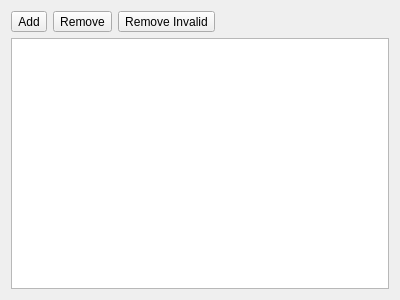
<?xml version="1.0" encoding="UTF-8"?>
<ui version="4.0">
 <class>DirectoryListWidget</class>
 <widget class="QWidget" name="DirectoryListWidget">
  <property name="geometry">
   <rect>
    <x>0</x>
    <y>0</y>
    <width>400</width>
    <height>300</height>
   </rect>
  </property>
  <property name="windowTitle">
   <string>Form</string>
  </property>
  <layout class="QVBoxLayout" name="verticalLayout">
   <item>
    <widget class="QFrame" name="frame">
     <property name="frameShape">
      <enum>QFrame::NoFrame</enum>
     </property>
     <property name="frameShadow">
      <enum>QFrame::Plain</enum>
     </property>
     <layout class="QHBoxLayout" name="horizontalLayout">
      <property name="leftMargin">
       <number>0</number>
      </property>
      <property name="topMargin">
       <number>0</number>
      </property>
      <property name="rightMargin">
       <number>0</number>
      </property>
      <property name="bottomMargin">
       <number>0</number>
      </property>
      <item>
       <widget class="QToolButton" name="btnAdd">
        <property name="toolTip">
         <string>Add</string>
        </property>
        <property name="text">
         <string>Add</string>
        </property>
        <property name="autoRaise">
         <bool>false</bool>
        </property>
       </widget>
      </item>
      <item>
       <widget class="QToolButton" name="btnDelete">
        <property name="toolTip">
         <string>Remove</string>
        </property>
        <property name="text">
         <string>Remove</string>
        </property>
        <property name="autoRaise">
         <bool>false</bool>
        </property>
       </widget>
      </item>
      <item>
       <widget class="QToolButton" name="btnRemoveInvalid">
        <property name="toolTip">
         <string>Remove Invalid</string>
        </property>
        <property name="text">
         <string>Remove Invalid</string>
        </property>
        <property name="toolButtonStyle">
         <enum>Qt::ToolButtonIconOnly</enum>
        </property>
        <property name="autoRaise">
         <bool>false</bool>
        </property>
       </widget>
      </item>
      <item>
       <spacer name="horizontalSpacer">
        <property name="orientation">
         <enum>Qt::Horizontal</enum>
        </property>
        <property name="sizeHint" stdset="0">
         <size>
          <width>40</width>
          <height>20</height>
         </size>
        </property>
       </spacer>
      </item>
     </layout>
    </widget>
   </item>
   <item>
    <widget class="QListView" name="listView">
     <property name="acceptDrops">
      <bool>true</bool>
     </property>
     <property name="dragEnabled">
      <bool>true</bool>
     </property>
     <property name="dragDropMode">
      <enum>QAbstractItemView::InternalMove</enum>
     </property>
     <property name="defaultDropAction">
      <enum>Qt::MoveAction</enum>
     </property>
     <property name="alternatingRowColors">
      <bool>true</bool>
     </property>
    </widget>
   </item>
  </layout>
 </widget>
 <tabstops>
  <tabstop>btnAdd</tabstop>
  <tabstop>btnDelete</tabstop>
  <tabstop>btnRemoveInvalid</tabstop>
  <tabstop>listView</tabstop>
 </tabstops>
 <resources/>
 <connections/>
</ui>
